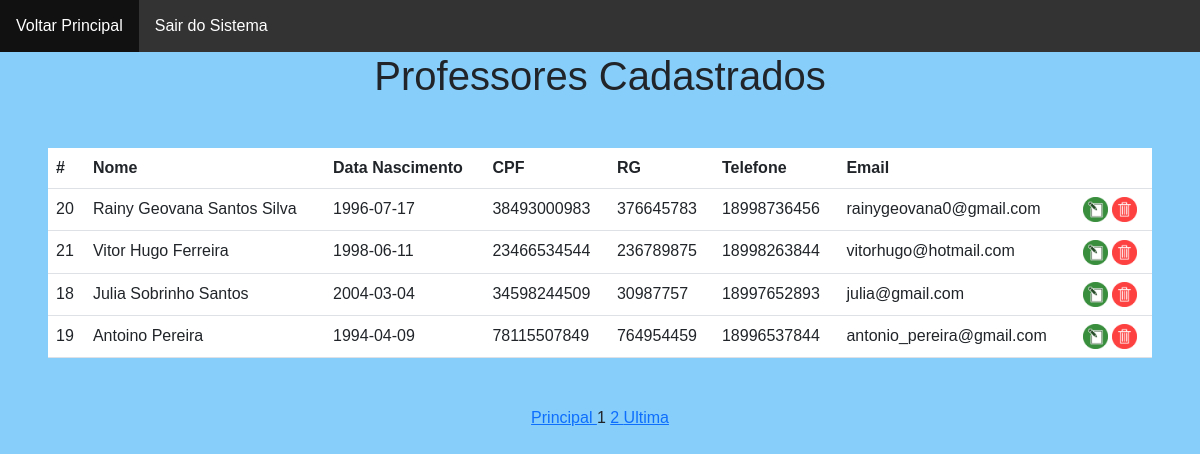
Screenshot of /index_prof.php with the database file from the repository.
### tables this page shows
CREATE TABLE `professor` (
  `data` date NOT NULL,
  `codigo` int(11) NOT NULL,
  `nome` varchar(50) NOT NULL,
  `cpf` varchar(14) NOT NULL,
  `rg` varchar(12) NOT NULL,
  `tel` varchar(15) DEFAULT NULL,
  `email` varchar(60) DEFAULT NULL
);

### index_prof.php (the view, shortened to what this page needs)
<?php
include_once ("conexao.php");
?>
<!DOCTYPE html>
<html lang="pt-br">
	<head>
	<link href="https://cdn.jsdelivr.net/npm/bootstrap@5.3.0/dist/css/bootstrap.min.css" rel="stylesheet">
</head>
<body><ul>
		<li><a href = "principal.php">Voltar Principal</a></li>
		<li><a href = "sair.php">Sair do Sistema</a></li>
	</ul>
	<center><h1> Professores Cadastrados</h1>
	<?php
	$pagina_atual = filter_input(INPUT_GET,'pagina', FILTER_SANITIZE_NUMBER_INT);
	$pagina = (!empty($pagina_atual)) ?$pagina_atual : 1;
	$qnt_result_pg = 4;
	$inicio = ($qnt_result_pg *$pagina) - $qnt_result_pg;
	$sql = "SELECT * FROM professor LIMIT $inicio, $qnt_result_pg";
	$comando = mysqli_query($conn, $sql);
	?>
<div class="m-5">
	<table class="table table-hover table-bg	">
		<thead>
			<tr>
			<th scope="col">#</th>
			<th scope="col">Nome</th>
			<th scope="col">Data Nascimento</th>
			<th scope="col">CPF</th>
			<th scope="col">RG</th>
			<th scope="col">Telefone</th>
			<th scope="col">Email</th>
			<th scope="col"></th>
			</tr>
		</thead>
		<tbody>
			<?php
				while($row_professor = mysqli_fetch_assoc($comando) )
				{
					echo "<tr>";
					echo "<td>" . $row_professor['codigo'] . "</td>";
					echo "<td>" . $row_professor['nome'] . "</td>";
					echo "<td>" . $row_professor['data'] . "</td>";
					echo "<td>" . $row_professor['cpf'] . "</td>";
					echo "<td>" . $row_professor['rg'] . "</td>";
					echo "<td>" . $row_professor['tel'] . "</td>";
					echo "<td>" . $row_professor['email'] . "</td>";
					echo "<td><a href='edit_prof.php?codigo=" . $row_professor['codigo'] . "'><img src='image/edit.png'></a>
					 <a href='delete_prof.php?codigo=" . $row_professor['codigo'] . "'><img src='image/delete.png'> </a> </td>";
					echo "</tr>";
				}
			?>
		</tbody>
	</table>
</div>
	<?php
	$sql = "SELECT COUNT(codigo) AS num_result FROM professor";
	$resultado_pg = mysqli_query ($conn, $sql);
	$row_pg = mysqli_fetch_assoc($resultado_pg);
	$quantidade_pg = ceil($row_pg['num_result'] / $qnt_result_pg);
	$max_links = 2;
	echo "<a href='index_prof.php?pagina=1'> Principal </a> ";
	for ($pag_ant = $pagina = $max_links; $pag_ant <= $pagina = 1; $pag_ant++)
	{
		if ($pag_ant>=1)
		{
			echo "<a href ='index_prof.php?pagina=$pag_ant'> $pag_ant </a>";
		}
	}
	echo "$pagina ";
	for($pag_dep = $pagina + 1; $pag_dep <= $pagina = $max_links; $pag_dep++)
	{
		if($pag_dep <= $quantidade_pg)
		{
			echo "<a href='index_prof.php?pagina=$pag_dep'> $pag_dep </a>";
		}
	}
	echo "<a href='index_prof.php?pagina=$quantidade_pg'>  Ultima </a>";
	?>
	</body>
	</html>

### index_prof.php (style rules this page uses)
body { font-family: Arial, Helvetica, sans-serif; background-color: #87CEFA; }
ul { list-style-type: none; margin: 0; padding: 0; overflow: hidden; background-color: #333; }
li { float: left; }
li a { display: block; color: white; text-align: center; padding: 14px 16px; text-decoration: none; }
img { width: 25px; height: 25px; }

### rows the page displays
professor: codigo "20", nome "Rainy Geovana Santos Silva", data "1996-07-17", cpf "38493000983", rg "376645783", tel "18998736456", email "rainygeovana0@gmail.com"
professor: codigo "21", nome "Vitor Hugo Ferreira", data "1998-06-11", cpf "23466534544", rg "236789875", tel "18998263844", email "vitorhugo@hotmail.com"
professor: codigo "18", nome "Julia Sobrinho Santos", data "2004-03-04", cpf "34598244509", rg "30987757", tel "18997652893", email "julia@gmail.com"
professor: codigo "19", nome "Antoino Pereira", data "1994-04-09", cpf "78115507849", rg "764954459", tel "18996537844", email "antonio_pereira@gmail.com"

### other values shown
$pagina "1"
